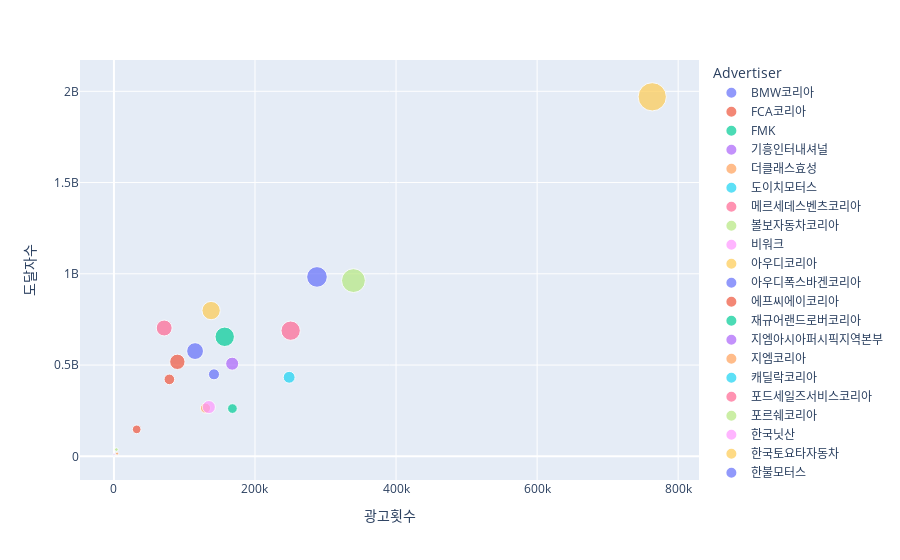

Notebook cell for this chart:
### Code cell
# 브랜드별 도달자수&시청자수그리프 표현 
fig = px.scatter(idx_ad, 
                 size=idx_ad['GRP'],
                 x=idx_ad['광고횟수'], 
                 y=idx_ad['도달자수'],
                 color=idx_ad.index, 
                 labels={'x':"광고횟수", 'y':"도달자수", 'species':"Brand"})
fig.show();

### Figure 1 — Plotly figure (JSON) as saved in the notebook; plotly's stock layout.template omitted (floating-point values rounded to 4 significant figures)
{"data": [{"hovertemplate": "Advertiser=BMW코리아<br>광고횟수=%{x}<br>도달자수=%{y}<br>GRP=%{marker.size}<extra></extra>", "legendgroup": "BMW코리아", "marker": {"color": "#636efa", "size": [52570.0], "sizemode": "area", "sizeref": 246.8, "symbol": "circle"}, "mode": "markers", "name": "BMW코리아", "orientation": "v", "showlegend": true, "type": "scatter", "x": [287898], "xaxis": "x", "y": [982908993], "yaxis": "y"}, {"hovertemplate": "Advertiser=FCA코리아<br>광고횟수=%{x}<br>도달자수=%{y}<br>GRP=%{marker.size}<extra></extra>", "legendgroup": "FCA코리아", "marker": {"color": "#EF553B", "size": [9257], "sizemode": "area", "sizeref": 246.8, "symbol": "circle"}, "mode": "markers", "name": "FCA코리아", "orientation": "v", "showlegend": true, "type": "scatter", "x": [32268], "xaxis": "x", "y": [147606815], "yaxis": "y"}, {"hovertemplate": "Advertiser=FMK<br>광고횟수=%{x}<br>도달자수=%{y}<br>GRP=%{marker.size}<extra></extra>", "legendgroup": "FMK", "marker": {"color": "#00cc96", "size": [11640.0], "sizemode": "area", "sizeref": 246.8, "symbol": "circle"}, "mode": "markers", "name": "FMK", "orientation": "v", "showlegend": true, "type": "scatter", "x": [168012], "xaxis": "x", "y": [261665899], "yaxis": "y"}, {"hovertemplate": "Advertiser=기흥인터내셔널<br>광고횟수=%{x}<br>도달자수=%{y}<br>GRP=%{marker.size}<extra></extra>", "legendgroup": "기흥인터내셔널", "marker": {"color": "#ab63fa", "size": [469.1], "sizemode": "area", "sizeref": 246.8, "symbol": "circle"}, "mode": "markers", "name": "기흥인터내셔널", "orientation": "v", "showlegend": true, "type": "scatter", "x": [108], "xaxis": "x", "y": [11381072], "yaxis": "y"}, {"hovertemplate": "Advertiser=더클래스효성<br>광고횟수=%{x}<br>도달자수=%{y}<br>GRP=%{marker.size}<extra></extra>", "legendgroup": "더클래스효성", "marker": {"color": "#FFA15A", "size": [1209.0], "sizemode": "area", "sizeref": 246.8, "symbol": "circle"}, "mode": "markers", "name": "더클래스효성", "orientation": "v", "showlegend": true, "type": "scatter", "x": [4494], "xaxis": "x", "y": [14996504], "yaxis": "y"}, {"hovertemplate": "Advertiser=도이치모터스<br>광고횟수=%{x}<br>도달자수=%{y}<br>GRP=%{marker.size}<extra></extra>", "legendgroup": "도이치모터스", "marker": {"color": "#19d3f3", "size": [83.9], "sizemode": "area", "sizeref": 246.8, "symbol": "circle"}, "mode": "markers", "name": "도이치모터스", "orientation": "v", "showlegend": true, "type": "scatter", "x": [30], "xaxis": "x", "y": [1927607], "yaxis": "y"}, {"hovertemplate": "Advertiser=메르세데스벤츠코리아<br>광고횟수=%{x}<br>도달자수=%{y}<br>GRP=%{marker.size}<extra></extra>", "legendgroup": "메르세데스벤츠코리아", "marker": {"color": "#FF6692", "size": [31360.0], "sizemode": "area", "sizeref": 246.8, "symbol": "circle"}, "mode": "markers", "name": "메르세데스벤츠코리아", "orientation": "v", "showlegend": true, "type": "scatter", "x": [71268], "xaxis": "x", "y": [702991830], "yaxis": "y"}, {"hovertemplate": "Advertiser=볼보자동차코리아<br>광고횟수=%{x}<br>도달자수=%{y}<br>GRP=%{marker.size}<extra></extra>", "legendgroup": "볼보자동차코리아", "marker": {"color": "#B6E880", "size": [70170.0], "sizemode": "area", "sizeref": 246.8, "symbol": "circle"}, "mode": "markers", "name": "볼보자동차코리아", "orientation": "v", "showlegend": true, "type": "scatter", "x": [339582], "xaxis": "x", "y": [962904106], "yaxis": "y"}, {"hovertemplate": "Advertiser=비워크<br>광고횟수=%{x}<br>도달자수=%{y}<br>GRP=%{marker.size}<extra></extra>", "legendgroup": "비워크", "marker": {"color": "#FF97FF", "size": [38.1], "sizemode": "area", "sizeref": 246.8, "symbol": "circle"}, "mode": "markers", "name": "비워크", "orientation": "v", "showlegend": true, "type": "scatter", "x": [660], "xaxis": "x", "y": [1706712], "yaxis": "y"}, {"hovertemplate": "Advertiser=아우디코리아<br>광고횟수=%{x}<br>도달자수=%{y}<br>GRP=%{marker.size}<extra></extra>", "legendgroup": "아우디코리아", "marker": {"color": "#FECB52", "size": [41380.0], "sizemode": "area", "sizeref": 246.8, "symbol": "circle"}, "mode": "markers", "name": "아우디코리아", "orientation": "v", "showlegend": true, "type": "scatter", "x": [137790], "xaxis": "x", "y": [798642082], "yaxis": "y"}, {"hovertemplate": "Advertiser=아우디폭스바겐코리아<br>광고횟수=%{x}<br>도달자수=%{y}<br>GRP=%{marker.size}<extra></extra>", "legendgroup": "아우디폭스바겐코리아", "marker": {"color": "#636efa", "size": [34920.0], "sizemode": "area", "sizeref": 246.8, "symbol": "circle"}, "mode": "markers", "name": "아우디폭스바겐코리아", "orientation": "v", "showlegend": true, "type": "scatter", "x": [115044], "xaxis": "x", "y": [576557926], "yaxis": "y"}, {"hovertemplate": "Advertiser=에프씨에이코리아<br>광고횟수=%{x}<br>도달자수=%{y}<br>GRP=%{marker.size}<extra></extra>", "legendgroup": "에프씨에이코리아", "marker": {"color": "#EF553B", "size": [29120.0], "sizemode": "area", "sizeref": 246.8, "symbol": "circle"}, "mode": "markers", "name": "에프씨에이코리아", "orientation": "v", "showlegend": true, "type": "scatter", "x": [89934], "xaxis": "x", "y": [517698440], "yaxis": "y"}, {"hovertemplate": "Advertiser=재규어랜드로버코리아<br>광고횟수=%{x}<br>도달자수=%{y}<br>GRP=%{marker.size}<extra></extra>", "legendgroup": "재규어랜드로버코리아", "marker": {"color": "#00cc96", "size": [46580.0], "sizemode": "area", "sizeref": 246.8, "symbol": "circle"}, "mode": "markers", "name": "재규어랜드로버코리아", "orientation": "v", "showlegend": true, "type": "scatter", "x": [157062], "xaxis": "x", "y": [654912390], "yaxis": "y"}, {"hovertemplate": "Advertiser=지엠아시아퍼시픽지역본부<br>광고횟수=%{x}<br>도달자수=%{y}<br>GRP=%{marker.size}<extra></extra>", "legendgroup": "지엠아시아퍼시픽지역본부", "marker": {"color": "#ab63fa", "size": [20960.0], "sizemode": "area", "sizeref": 246.8, "symbol": "circle"}, "mode": "markers", "name": "지엠아시아퍼시픽지역본부", "orientation": "v", "showlegend": true, "type": "scatter", "x": [167658], "xaxis": "x", "y": [507582646], "yaxis": "y"}, {"hovertemplate": "Advertiser=지엠코리아<br>광고횟수=%{x}<br>도달자수=%{y}<br>GRP=%{marker.size}<extra></extra>", "legendgroup": "지엠코리아", "marker": {"color": "#FFA15A", "size": [12620.0], "sizemode": "area", "sizeref": 246.8, "symbol": "circle"}, "mode": "markers", "name": "지엠코리아", "orientation": "v", "showlegend": true, "type": "scatter", "x": [129858], "xaxis": "x", "y": [264234631], "yaxis": "y"}, {"hovertemplate": "Advertiser=캐딜락코리아<br>광고횟수=%{x}<br>도달자수=%{y}<br>GRP=%{marker.size}<extra></extra>", "legendgroup": "캐딜락코리아", "marker": {"color": "#19d3f3", "size": [17450.0], "sizemode": "area", "sizeref": 246.8, "symbol": "circle"}, "mode": "markers", "name": "캐딜락코리아", "orientation": "v", "showlegend": true, "type": "scatter", "x": [248430], "xaxis": "x", "y": [433041133], "yaxis": "y"}, {"hovertemplate": "Advertiser=포드세일즈서비스코리아<br>광고횟수=%{x}<br>도달자수=%{y}<br>GRP=%{marker.size}<extra></extra>", "legendgroup": "포드세일즈서비스코리아", "marker": {"color": "#FF6692", "size": [46080.0], "sizemode": "area", "sizeref": 246.8, "symbol": "circle"}, "mode": "markers", "name": "포드세일즈서비스코리아", "orientation": "v", "showlegend": true, "type": "scatter", "x": [250560], "xaxis": "x", "y": [688478777], "yaxis": "y"}, {"hovertemplate": "Advertiser=포르쉐코리아<br>광고횟수=%{x}<br>도달자수=%{y}<br>GRP=%{marker.size}<extra></extra>", "legendgroup": "포르쉐코리아", "marker": {"color": "#B6E880", "size": [1671.0], "sizemode": "area", "sizeref": 246.8, "symbol": "circle"}, "mode": "markers", "name": "포르쉐코리아", "orientation": "v", "showlegend": true, "type": "scatter", "x": [3498], "xaxis": "x", "y": [36983922], "yaxis": "y"}, {"hovertemplate": "Advertiser=한국닛산<br>광고횟수=%{x}<br>도달자수=%{y}<br>GRP=%{marker.size}<extra></extra>", "legendgroup": "한국닛산", "marker": {"color": "#FF97FF", "size": [21130.0], "sizemode": "area", "sizeref": 246.8, "symbol": "circle"}, "mode": "markers", "name": "한국닛산", "orientation": "v", "showlegend": true, "type": "scatter", "x": [134592], "xaxis": "x", "y": [269889409], "yaxis": "y"}, {"hovertemplate": "Advertiser=한국토요타자동차<br>광고횟수=%{x}<br>도달자수=%{y}<br>GRP=%{marker.size}<extra></extra>", "legendgroup": "한국토요타자동차", "marker": {"color": "#FECB52", "size": [98710.0], "sizemode": "area", "sizeref": 246.8, "symbol": "circle"}, "mode": "markers", "name": "한국토요타자동차", "orientation": "v", "showlegend": true, "type": "scatter", "x": [763236], "xaxis": "x", "y": [1969808970], "yaxis": "y"}, {"hovertemplate": "Advertiser=한불모터스<br>광고횟수=%{x}<br>도달자수=%{y}<br>GRP=%{marker.size}<extra></extra>", "legendgroup": "한불모터스", "marker": {"color": "#636efa", "size": [15080.0], "sizemode": "area", "sizeref": 246.8, "symbol": "circle"}, "mode": "markers", "name": "한불모터스", "orientation": "v", "showlegend": true, "type": "scatter", "x": [141852], "xaxis": "x", "y": [449207365], "yaxis": "y"}, {"hovertemplate": "Advertiser=혼다코리아<br>광고횟수=%{x}<br>도달자수=%{y}<br>GRP=%{marker.size}<extra></extra>", "legendgroup": "혼다코리아", "marker": {"color": "#EF553B", "size": [13860.0], "sizemode": "area", "sizeref": 246.8, "symbol": "circle"}, "mode": "markers", "name": "혼다코리아", "orientation": "v", "showlegend": true, "type": "scatter", "x": [78600], "xaxis": "x", "y": [421579453], "yaxis": "y"}], "layout": {"legend": {"itemsizing": "constant", "title": {"text": "Advertiser"}, "tracegroupgap": 0}, "margin": {"t": 60}, "xaxis": {"anchor": "y", "domain": [0, 1], "title": {"text": "광고횟수"}}, "yaxis": {"anchor": "x", "domain": [0, 1], "title": {"text": "도달자수"}}}}
